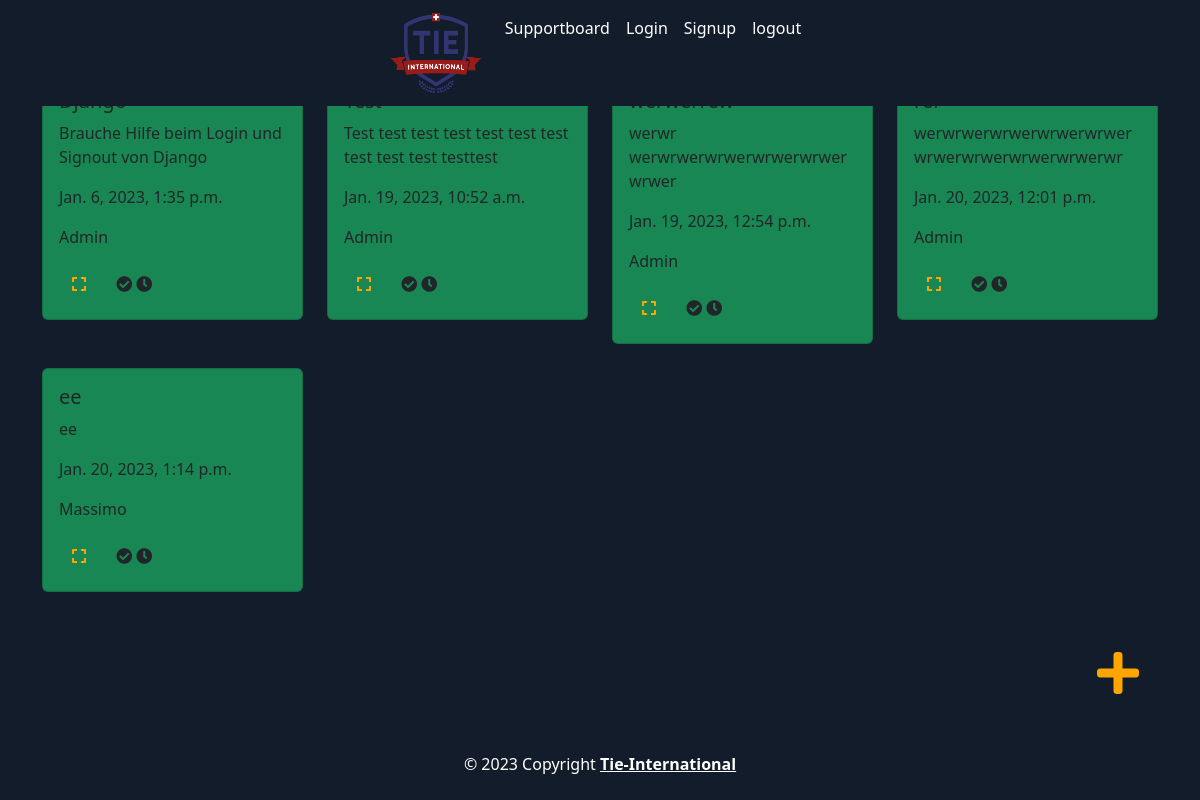
Before: /supportboard/list (signed in) with the older database file.
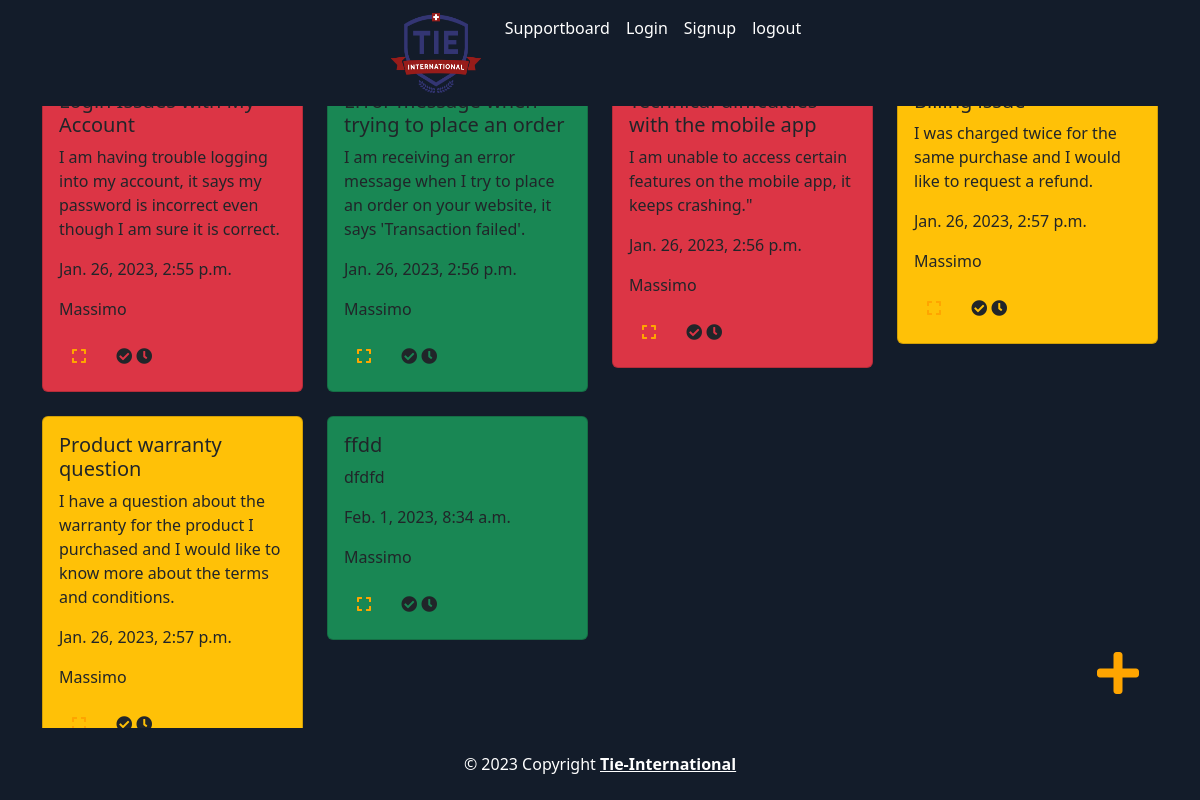
After: the same page with the newer database file.
### supportboard/models.py (models this page shows, shortened)
class SupportRequest(models.Model):
    IMPORTANCE_CHOICES = [
        ('Easy', 'Easy'),
        ('Medium', 'Medium'),
        ('Difficult', 'Difficult'),
    ]
    STATUS_CHOICES = [
        ('Active', 'Active'),
        ('Waiting', 'Waiting'),
        ('Done', 'Done'),
    ]
    title = models.CharField(max_length=254)
    description = models.TextField(max_length=300)
    creation_date = models.DateTimeField(auto_now_add=True)
    creator = models.ForeignKey(User, on_delete=models.CASCADE)
    assigned_trainer = models.ForeignKey(User, on_delete=models.CASCADE, related_name='assigned_trainer', null=True)
    status = models.CharField(max_length=254, choices=STATUS_CHOICES, default='Open')
    importance = models.CharField(max_length=254, choices=IMPORTANCE_CHOICES, default='Easy')

### supportboard/views.py (the view)
# urls.py: path('list', views.support_request_list, name='list'),
@login_required(login_url='/accounts/login')
def support_request_list(request):
    support_requests = SupportRequest.objects.all()
    return render(request, 'supportboard/support_request_list.html', {'support_requests': support_requests})

### templates/supportboard/support_request_list.html (shortened to what this page needs)
{% extends "base.html" %}
{% load static %}
{% block content %}
    <div class="row">
        {% for i in support_requests %}
            <div class="col-3 mt-4">
                <div class="card {{ i.status }} {% if i.importance == "Easy" %} bg-success {% elif i.importance == "Medium" %} bg-warning {% elif i.importance == "Difficult" %} bg-danger {% endif %}">
                    <div class="card-body post-content"  id="support-request-{{ i.id }}">
                        <h5 class="card-title">{{ i.title }}</h5>
                        <p class="card-text">{{ i.description }}</p>
                        <p class="card-text">{{ i.creation_date }}</p>
                        <p class="card-text">{{ i.creator }}</p>
                        <a href="{% url 'detail' i.id %}" class="btn  mr-2">
                            <i class="fas fa-expand icon-color rainbow-button"></i>
                        </a>
                        <a href="{% url 'detail' i.id %}" class="btn mr-2">
                              <i class="fas fa-check-circle completed-icon"></i>
                                <i class="fas fa-clock waiting-icon"></i>
                            </a>
                    </div>
                </div>
            </div>
        {% endfor %}
    </div>
    <div style="position: absolute; bottom: 3em; right: 3em;">
        <a href="{% url 'support' %}"  style="color: ivory" class="btn"><i class="fas fa-plus fa-3x mb-5 rainbow-button"></i></a>
    </div>
{% endblock %}

### templates/base.html (shortened to what this page needs)
{% load bootstrap5 %}
{% load static %}
<!DOCTYPE html>
<html lang="en">
<head>
    <link href="https://cdn.jsdelivr.net/npm/bootstrap@5.0.2/dist/css/bootstrap.min.css" rel="stylesheet">
     <link rel="stylesheet" href="{% static 'css/supportboard.css' %}">
    <link rel="stylesheet" href="{% static 'css/postcolorchange.css' %}">
    <link rel="stylesheet" href="https://cdnjs.cloudflare.com/ajax/libs/font-awesome/5.15.1/css/all.min.css"
/>
    {% bootstrap_css %}
</head>
<body>
<div class="mb-5">
    <nav class="navbar navbar-expand-lg navbar-dark fixed-top justify-content-center ">
        <div class="navbar-nav ">
            <a class="navbar-brand " href="/">
    <img src="static/images/tie.png" width="90" height="80" alt="TIE">
  </a>
            <ul class="navbar-nav">
                <li class="nav-item">
                    <a class="nav-link " href="{% url 'list' %}" style="color:white">Supportboard</a>
                </li>
                <li class="nav-item">
                    <a class="nav-link " href="{% url 'login' %}" style="color:white">Login</a>
                </li>
                <li class="nav-item">
                    <a class="nav-link " href="{% url 'signup' %}" style="color:white">Signup</a>
                <li class="nav-item">
                    <a class="nav-link"  href="{% url 'logout' %}" style="color:white">logout</a>
                </li>
            </ul>
        </div>
    </nav>
</div>
<div class="container p-">
    {% block content %}{% endblock %}
</div>
<footer class="footer fixed-bottom">
    <div class="text-center p-4 footer-text">
         © 2023 Copyright
        <a class="text-reset fw-bold" href="https://tie-international.com/">Tie-International</a>
    </div>
</footer>
</body>
</html>

### static/css/supportboard.css (style rules this page uses)
.footer { position: fixed; left: 0; bottom: 0; width: 100%; background-color: rgba(0, 0, 0, 0); text-align: center; }
.icon-color { color: #000000; }
body:before { content: ""; background-color: #131c2a; position: absolute; top: 0; right: 0; bottom: 0; left: 0; z-index: -1; }
footer:before { content: ""; background-color: #131c2a; position: absolute; top: 0; right: 0; bottom: 0; left: 0; z-index: -1; }
nav:before { content: ""; background-color: #131c2a; position: absolute; top: 0; right: 0; bottom: 0; left: 0; z-index: -1; }
.footer-text { color: white; }

Changed rows visible on the page:
removed SupportRequest: title "Django", description "Brauche Hilfe beim Login und Signout von Django", creation_date "Jan. 6, 2023, 1:35 p.m.", creator "Admin"
removed SupportRequest: title "Test", description "Test test test test test test test test test test testtest", creation_date "Jan. 19, 2023, 10:52 a.m.", creator "Admin"
removed SupportRequest: title "werwerrew", description "werwr werwrwerwrwerwrwerwrwerwrwer", creation_date "Jan. 19, 2023, 12:54 p.m.", creator "Admin"
removed SupportRequest: title "rer", description "werwrwerwrwerwrwerwrwerwrwerwrwerwrwerwrwerwr", creation_date "Jan. 20, 2023, 12:01 p.m.", creator "Admin"
removed SupportRequest: title "ee", description "ee", creation_date "Jan. 20, 2023, 1:14 p.m.", creator "Massimo"
added SupportRequest: title "Login Issues with My Account", description "I am having trouble logging into my account, it says my password is incorrect even though I am sure it is correct.", creation_date "Jan. 26, 2023, 2:55 p.m.", creator "Massimo", importance "Difficult" (drawn)
added SupportRequest: title "Error message when trying to place an order", description "I am receiving an error message when I try to place an order on your website, it says 'Transaction failed'.", creation_date "Jan. 26, 2023, 2:56 p.m.", creator "Massimo"
added SupportRequest: title "Technical difficulties with the mobile app", description "I am unable to access certain features on the mobile app, it keeps crashing.\"", creation_date "Jan. 26, 2023, 2:56 p.m.", creator "Massimo", importance "Difficult" (drawn)
added SupportRequest: title "Billing issue", description "I was charged twice for the same purchase and I would like to request a refund.", creation_date "Jan. 26, 2023, 2:57 p.m.", creator "Massimo", importance "Medium" (drawn)
added SupportRequest: title "Product warranty question", description "I have a question about the warranty for the product I purchased and I would like to know more about the terms and conditions.", creation_date "Jan. 26, 2023, 2:57 p.m.", creator "Massimo", importance "Medium" (drawn)
added SupportRequest: title "ffdd", description "dfdfd", creation_date "Feb. 1, 2023, 8:34 a.m.", creator "Massimo"
